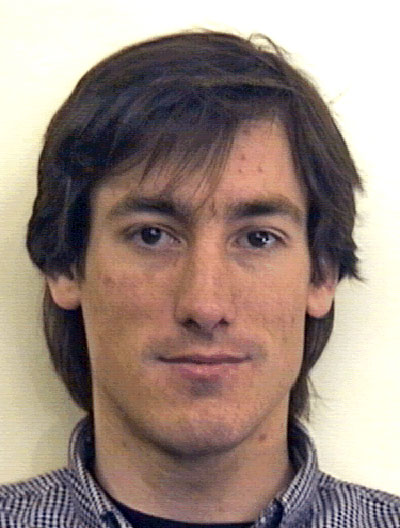
#> input picture face_dataset/adrian3.jpg, 400 x 528 px
$ python -i active_contour.py   (imports and definitions only)   (older library calls are emulated)
#> lines starting #> are read from the running program, lines starting #| are printed output that depends on the picture
#> further down, picture is the input picture: shape (528, 400, 3); mean B, G, R 129.1, 138.3, 156.6
import numpy as np
import cv2

class GreedySnake:
    """
    Implementation of the Greedy Snake (Active Contour Model) algorithm.
    This implementation uses a greedy algorithm approach for evolving the contour.
    """

    def __init__(self, image, alpha=0.5, beta=0.5, gamma=0.1, max_iterations=100):
        """
        Initialize the active contour model.

        Parameters:
            image (numpy.ndarray): The image to apply the snake on
            alpha (float): Weight of continuity energy (elasticity)
            beta (float): Weight of curvature energy (stiffness)
            gamma (float): Weight of external energy (edge attraction)
            max_iterations (int): Maximum number of iterations
        """
#> called with alpha = 0.5, beta = 0.5, gamma = 0.1, max_iterations = 100
        # Convert image to grayscale if it's color
        if len(image.shape) == 3:
            self.original_image = image.copy()
            self.gray_image = cv2.cvtColor(image, cv2.COLOR_BGR2GRAY)
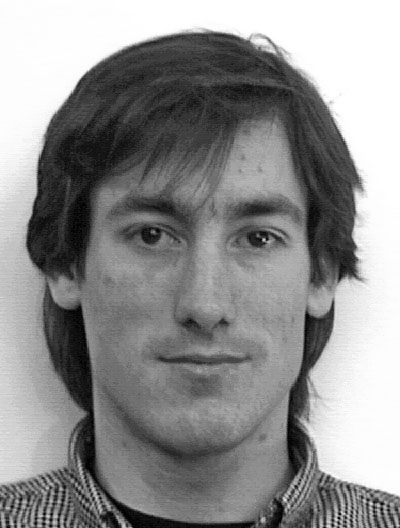
#> self.gray_image: shape (528, 400); min 0, max 255, mean 142.7
        else:
            self.original_image = cv2.cvtColor(image, cv2.COLOR_GRAY2BGR)
            self.gray_image = image.copy()

        # Parameters
        self.alpha = alpha  # Continuity energy weight
        self.beta = beta    # Curvature energy weight
        self.gamma = gamma  # External energy weight
        self.max_iterations = max_iterations

        # Initialize contour points
        self.contour_points = []

        # For visualization
        self.evolution_history = []

        # Compute edge map (external force field)
        self._compute_edge_map()

    def _compute_edge_map(self):
        """Compute the edge map for external energy"""
        # Apply Gaussian blur to reduce noise
        blurred = cv2.GaussianBlur(self.gray_image, (5, 5), 0)

        # Calculate gradient magnitude using Sobel operators
        sobelx = cv2.Sobel(blurred, cv2.CV_64F, 1, 0, ksize=3)
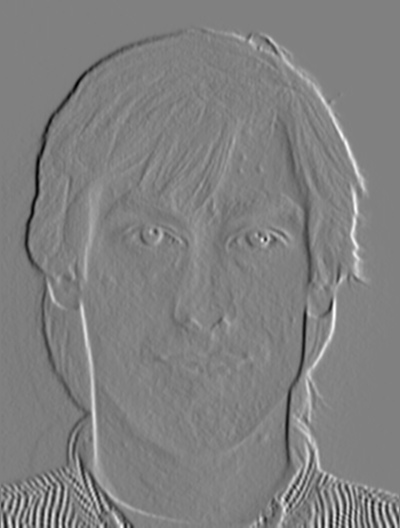
#> sobelx: shape (528, 400) float64; min -396, max 390, mean 0.6; drawn with min black and max white
        sobely = cv2.Sobel(blurred, cv2.CV_64F, 0, 1, ksize=3)
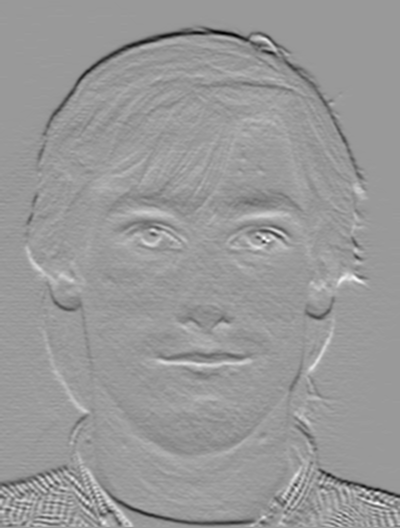
#> sobely: shape (528, 400) float64; min -399, max 262, mean -2.7; drawn with min black and max white

        # Compute gradient magnitude
        gradient_magnitude = np.sqrt(sobelx**2 + sobely**2)
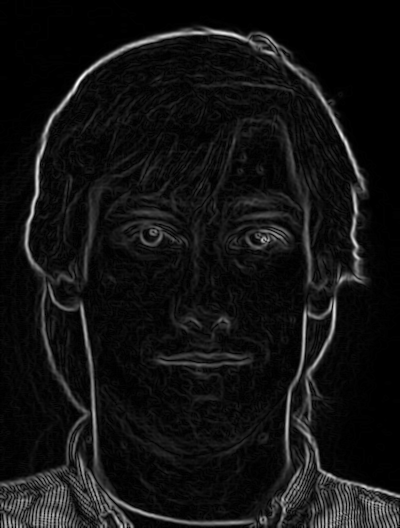
#> gradient_magnitude: shape (528, 400) float64; min 0, max 451.1, mean 33.1; drawn with min black and max white

        # Normalize gradient magnitude
        gradient_magnitude = cv2.normalize(gradient_magnitude, None, 0, 1, cv2.NORM_MINMAX)

        # Invert gradient magnitude to create energy field (lower energy at edges)
        self.external_energy = 1 - gradient_magnitude
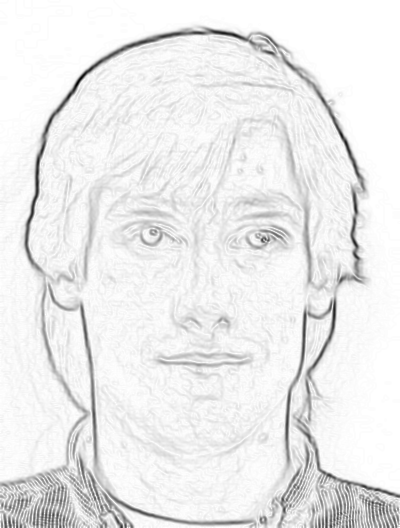
#> self.external_energy: shape (528, 400) float64; min 0, max 1, mean 0.927

        # For visualization: create a color map
        edge_map_vis = (gradient_magnitude * 255).astype(np.uint8)
        self.edge_map_visualization = cv2.applyColorMap(edge_map_vis, cv2.COLORMAP_JET)
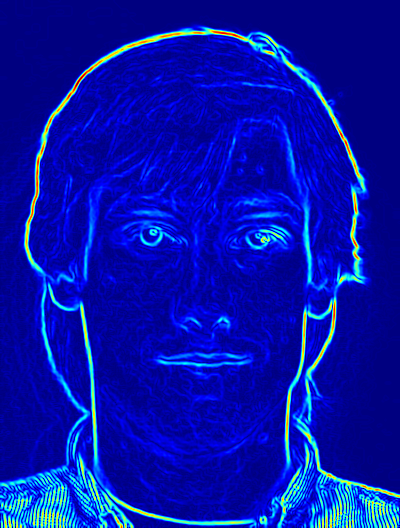
#> self.edge_map_visualization: shape (528, 400, 3); mean B, G, R 170.9, 19.1, 5

    # [157 lines left out: functions set_contour_points, _continuity_energy, _curvature_energy, _external_energy, _compute_total_energy, evolve, not called in this run]

    def get_visualization(self, show_edge_map=False, show_history=False):
        """
        Get a visualization of the contour.

        Parameters:
            show_edge_map (bool): Whether to show the edge map
            show_history (bool): Whether to show evolution history

        Returns:
            numpy.ndarray: Visualization image
        """
        # Create a copy of the original image for visualization
        vis_image = self.original_image.copy()

        # Show edge map if requested
        if show_edge_map:
            # Overlay edge map with transparency
            alpha = 0.7
            edge_overlay = cv2.addWeighted(
                vis_image, alpha,
                self.edge_map_visualization, 1-alpha,
                0
            )
            vis_image = edge_overlay

        # Draw the contour points
        if len(self.contour_points) > 0:
            # Convert points to integers for drawing
            contour_points_int = np.round(self.contour_points).astype(np.int32)

            # Draw history if requested
            if show_history and len(self.evolution_history) > 1:
                # Draw evolution with color gradient from red to green
                for i, hist_points in enumerate(self.evolution_history[:-1]):
                    hist_points_int = np.round(hist_points).astype(np.int32)
                    # Calculate color based on iteration (red → green)
                    progress = i / (len(self.evolution_history) - 1)
                    color = (
                        int((1 - progress) * 255),  # B: decrease
                        int(progress * 255),        # G: increase
                        0                           # R: fixed at 0
                    )
                    # Draw contour
                    cv2.polylines(vis_image, [hist_points_int], True, color, 1)

            # Draw final contour
            cv2.polylines(vis_image, [contour_points_int], True, (0, 0, 255), 2)

            # Draw points
            for point in contour_points_int:
                cv2.circle(vis_image, tuple(point), 3, (255, 0, 0), -1)

        return vis_image

    # [157 lines left out: functions calculate_metrics, get_chain_code, draw_contour, initialize_circular_contour, initialize_rectangular_contour, not called in this run]

>>> import cv2
>>> picture = cv2.imread('../../face_dataset/adrian3.jpg')
>>> result = GreedySnake(picture).get_visualization()

$ run again, on face_dataset/adrian4.jpg
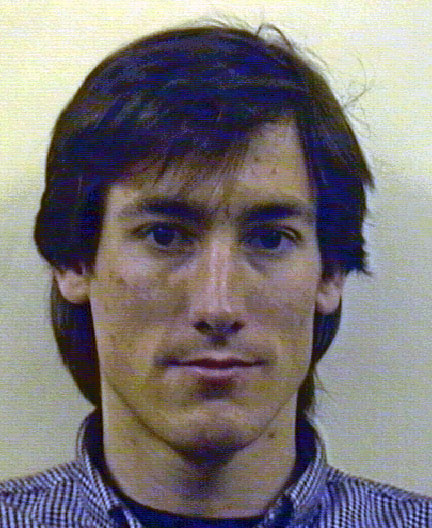
#> input picture face_dataset/adrian4.jpg, 432 x 528 px
#> picture is the input picture: shape (528, 432, 3); mean B, G, R 120.4, 119.4, 124.7
#> in _compute_edge_map, `self.external_energy = 1 - gradient_magnitude`:
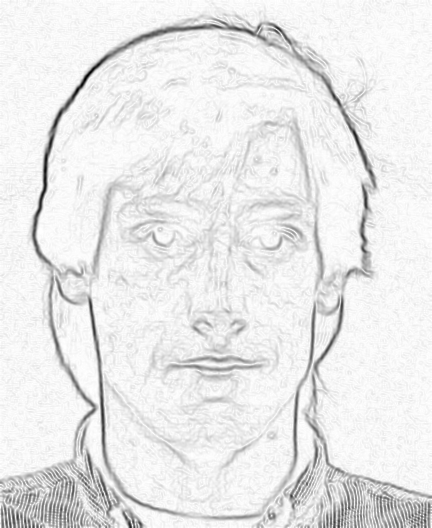
#> self.external_energy: shape (528, 432) float64; min 0, max 1, mean 0.917
#> in _compute_edge_map, `self.edge_map_visualization = cv2.applyColorMap(edge_map_vis, cv2.COLO..`:
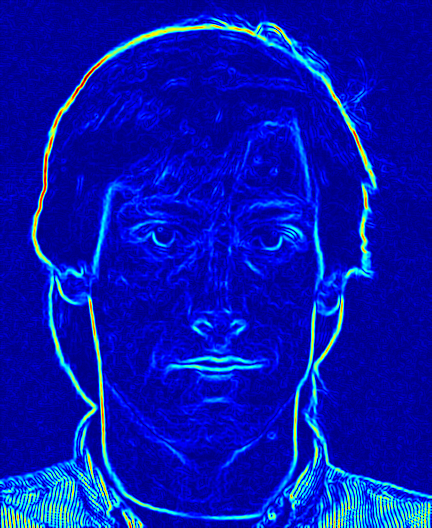
#> self.edge_map_visualization: shape (528, 432, 3); mean B, G, R 179.1, 21, 4.8

$ run again, on face_dataset/andrew!90.jpg
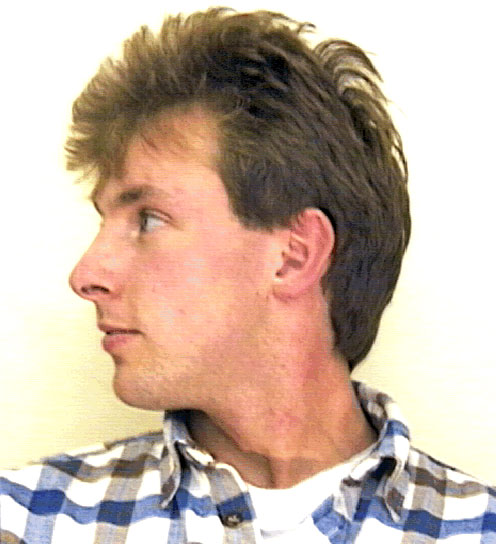
#> input picture face_dataset/andrew!90.jpg, 496 x 544 px
#> picture is the input picture: shape (544, 496, 3); mean B, G, R 164.6, 179.2, 199.3
#> in _compute_edge_map, `self.external_energy = 1 - gradient_magnitude`:
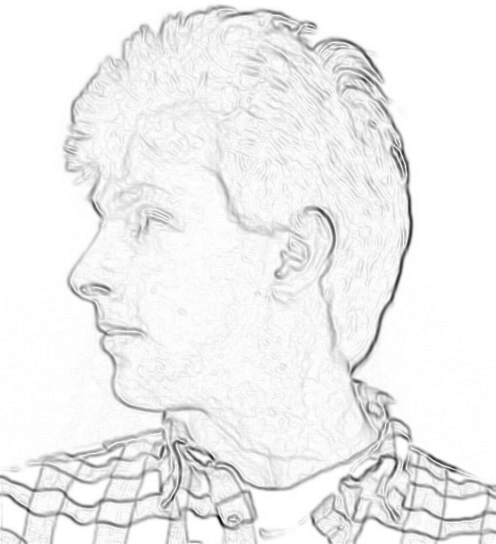
#> self.external_energy: shape (544, 496) float64; min 0, max 1, mean 0.943
#> in _compute_edge_map, `self.edge_map_visualization = cv2.applyColorMap(edge_map_vis, cv2.COLO..`:
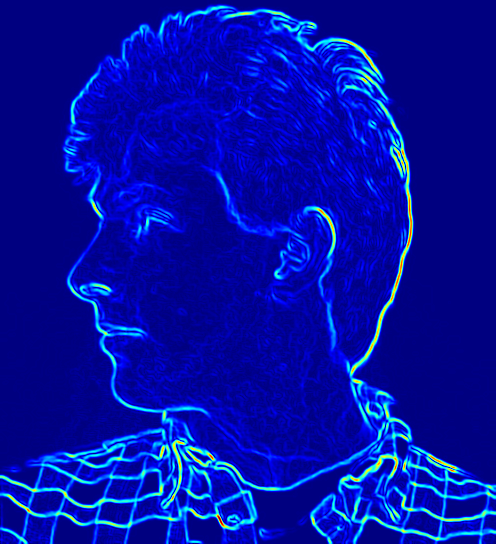
#> self.edge_map_visualization: shape (544, 496, 3); mean B, G, R 164.1, 15.4, 2.4

$ run again, on face_dataset/andrew11.jpg
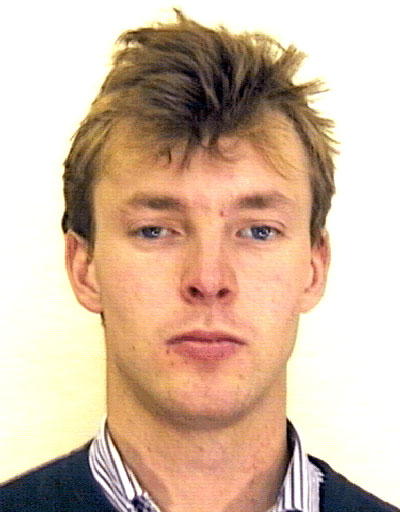
#> input picture face_dataset/andrew11.jpg, 400 x 512 px
#> picture is the input picture: shape (512, 400, 3); mean B, G, R 165.5, 186.6, 212.7
#> in _compute_edge_map, `self.external_energy = 1 - gradient_magnitude`:
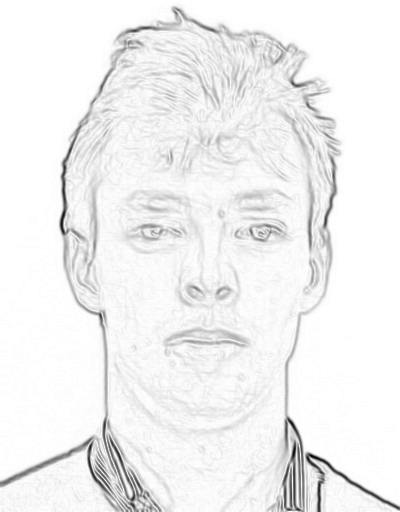
#> self.external_energy: shape (512, 400) float64; min 0, max 1, mean 0.947
#> in _compute_edge_map, `self.edge_map_visualization = cv2.applyColorMap(edge_map_vis, cv2.COLO..`:
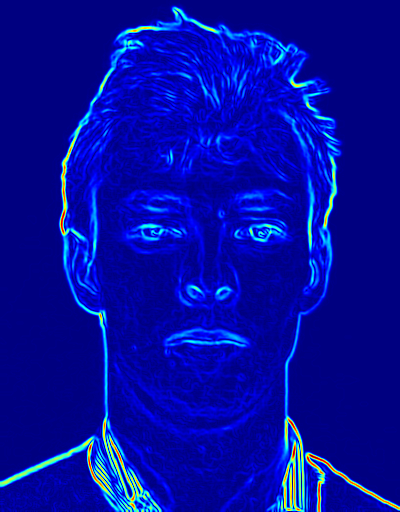
#> self.edge_map_visualization: shape (512, 400, 3); mean B, G, R 161, 12.4, 3.1
